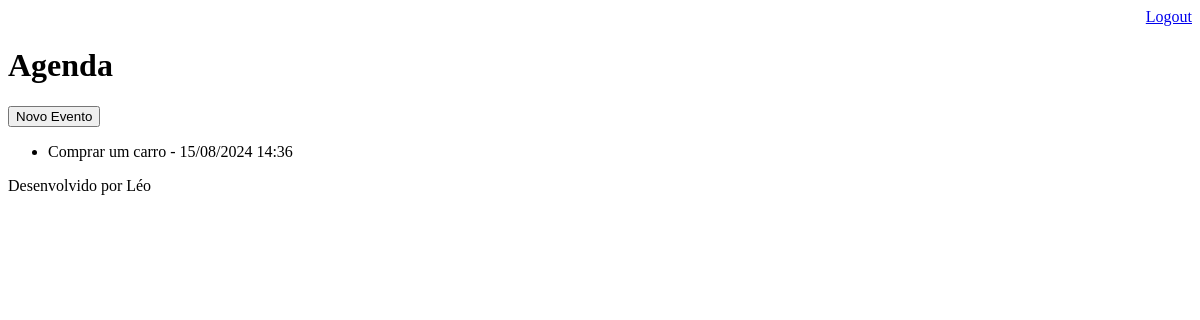
The page /agenda/ (signed in) on the database as committed earlier.
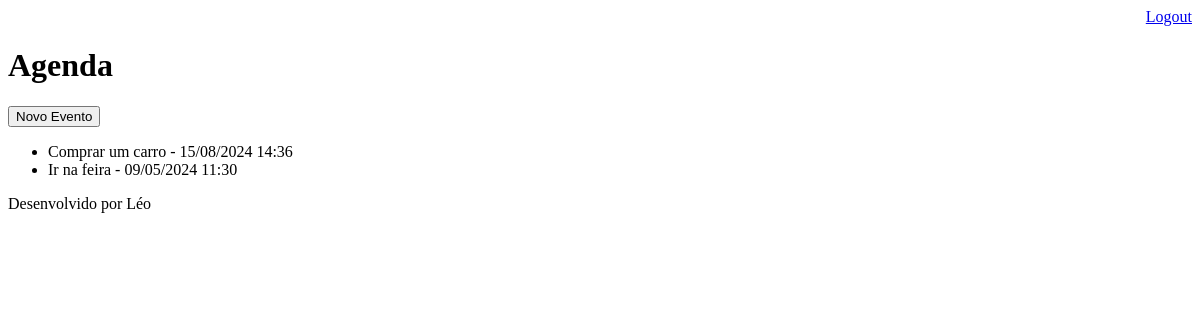
The same page on the database as committed later.
### core/models.py (models this page shows, shortened)
class Evento(models.Model):
    titulo = models.CharField(max_length = 100)
    descricao = models.TextField(blank = True, null = True)
    data_evento = models.DateTimeField(verbose_name = 'Data do evento')
    data_criacao = models.DateTimeField(auto_now = True)
    usuario = models.ForeignKey(User, on_delete = models.CASCADE)
    class Meta:
        db_table = 'evento' #Aqui estou definindo o nome da tabela.
    def get_data_evento(self):
        return self.data_evento.strftime('%d/%m/%Y %H:%M')

### core/views.py (the view)
# urls.py: path('agenda/', views.lista_eventos),
@login_required(login_url='/login/')
def lista_eventos(request):
    usuario = request.user
    evento = Evento.objects.filter(usuario=usuario)
    dados = {'eventos':evento}
    return render(request, 'agenda.html', dados)

### templates/agenda.html
{% extends "model-page.html" %}
{% block content %}
    <a href="evento">
    <button type="button">Novo Evento</button>
    </a>
    <ul>
    {% for evento in eventos %}
        <li>{{ evento.titulo }} - {{ evento.get_data_evento }}</li>
    {% endfor %}
    </ul>
{% endblock %}

### templates/model-page.html
<!DOCTYPE html>
<html>
<head>
    {% include 'model-header.html' %}
</head>
<body>
    {% block content%}
    {% endblock %}
    {% include 'model-footer.html' %}
</body>
</html>

### templates/model-header.html (shortened to what this page needs)
    <div align="right">
        <a href="/logout"> Logout </a>
    </div>
    <h1> Agenda </h1>

### templates/model-footer.html
<p>Desenvolvido por Léo</p>

Rows that differ between the two databases and show on the page:
added Evento: titulo "Ir na feira", get_data_evento "09/05/2024 11:30"
